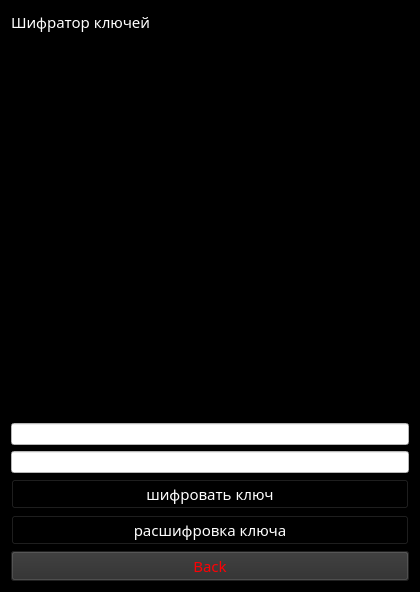
<?xml version="1.0" encoding="UTF-8"?>
<ui version="4.0">
 <class>zxc</class>
 <widget class="QWidget" name="zxc">
  <property name="geometry">
   <rect>
    <x>0</x>
    <y>0</y>
    <width>420</width>
    <height>592</height>
   </rect>
  </property>
  <property name="windowTitle">
   <string>.</string>
  </property>
  <property name="styleSheet">
   <string notr="true">background-color: rgb(0, 0, 0);</string>
  </property>
  <layout class="QGridLayout" name="gridLayout_2">
   <item row="0" column="0">
    <layout class="QGridLayout" name="gridLayout">
     <item row="5" column="0">
      <widget class="QPushButton" name="pushButton_3">
       <property name="font">
        <font>
         <family>OpenSymbol</family>
         <pointsize>11</pointsize>
        </font>
       </property>
       <property name="styleSheet">
        <string notr="true">color: rgb(255, 255, 255);</string>
       </property>
       <property name="text">
        <string>расшифровка ключа</string>
       </property>
      </widget>
     </item>
     <item row="2" column="0">
      <widget class="QLineEdit" name="lineEdit">
       <property name="styleSheet">
        <string notr="true">background-color: rgb(255, 255, 255);
color: rgb(0, 0, 0);</string>
       </property>
      </widget>
     </item>
     <item row="8" column="0">
      <widget class="QPushButton" name="pushButton">
       <property name="font">
        <font>
         <family>OpenSymbol</family>
         <pointsize>11</pointsize>
        </font>
       </property>
       <property name="styleSheet">
        <string notr="true">color: rgb(255, 0, 4);
background-color: rgb(45, 45, 45);</string>
       </property>
       <property name="text">
        <string>Back</string>
       </property>
      </widget>
     </item>
     <item row="1" column="0">
      <widget class="QPlainTextEdit" name="keyEdit">
       <property name="autoFillBackground">
        <bool>false</bool>
       </property>
       <property name="styleSheet">
        <string notr="true">border-image: url(:/ssa.jpg);
</string>
       </property>
      </widget>
     </item>
     <item row="3" column="0">
      <widget class="QLineEdit" name="resultEdit">
       <property name="styleSheet">
        <string notr="true">background-color: rgb(255, 255, 255);
color: rgb(0, 0, 0);</string>
       </property>
      </widget>
     </item>
     <item row="0" column="0">
      <widget class="QLabel" name="label">
       <property name="font">
        <font>
         <family>OpenSymbol</family>
         <pointsize>11</pointsize>
        </font>
       </property>
       <property name="styleSheet">
        <string notr="true">color: rgb(255, 255, 255);</string>
       </property>
       <property name="text">
        <string>Шифратор ключей</string>
       </property>
      </widget>
     </item>
     <item row="4" column="0">
      <widget class="QPushButton" name="pushButton_2">
       <property name="font">
        <font>
         <family>OpenSymbol</family>
         <pointsize>11</pointsize>
        </font>
       </property>
       <property name="styleSheet">
        <string notr="true">color: rgb(255, 255, 255);</string>
       </property>
       <property name="text">
        <string>шифровать ключ</string>
       </property>
      </widget>
     </item>
    </layout>
   </item>
  </layout>
 </widget>
 <resources/>
 <connections/>
</ui>
